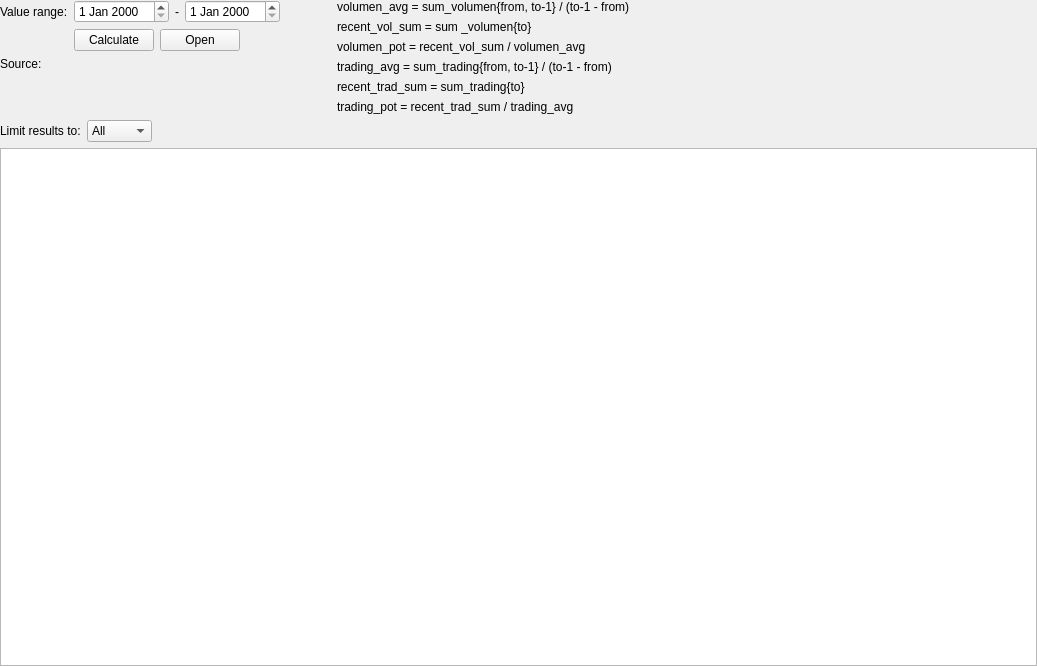
<?xml version="1.0" encoding="UTF-8"?>
<ui version="4.0">
 <class>Volumen</class>
 <widget class="QWidget" name="Volumen">
  <property name="geometry">
   <rect>
    <x>0</x>
    <y>0</y>
    <width>1037</width>
    <height>666</height>
   </rect>
  </property>
  <property name="windowTitle">
   <string>Volumen</string>
  </property>
  <layout class="QVBoxLayout" name="verticalLayout" stretch="0,0,1">
   <property name="leftMargin">
    <number>0</number>
   </property>
   <property name="topMargin">
    <number>0</number>
   </property>
   <property name="rightMargin">
    <number>0</number>
   </property>
   <property name="bottomMargin">
    <number>0</number>
   </property>
   <item>
    <layout class="QHBoxLayout" name="horizontalLayout" stretch="0,1">
     <item>
      <layout class="QFormLayout" name="formLayout">
       <item row="1" column="0">
        <widget class="QLabel" name="label">
         <property name="text">
          <string>Value range:</string>
         </property>
        </widget>
       </item>
       <item row="1" column="1">
        <layout class="QVBoxLayout" name="verticalLayout_2">
         <item>
          <layout class="QHBoxLayout" name="horizontalLayout_6">
           <item>
            <widget class="QDateEdit" name="fromDE"/>
           </item>
           <item>
            <widget class="QLabel" name="label_6">
             <property name="text">
              <string>-</string>
             </property>
             <property name="alignment">
              <set>Qt::AlignCenter</set>
             </property>
            </widget>
           </item>
           <item>
            <widget class="QDateEdit" name="toDE"/>
           </item>
           <item>
            <spacer name="horizontalSpacer_6">
             <property name="orientation">
              <enum>Qt::Horizontal</enum>
             </property>
             <property name="sizeHint" stdset="0">
              <size>
               <width>40</width>
               <height>20</height>
              </size>
             </property>
            </spacer>
           </item>
          </layout>
         </item>
        </layout>
       </item>
       <item row="2" column="1">
        <layout class="QHBoxLayout" name="horizontalLayout_3">
         <item>
          <widget class="QPushButton" name="calculatePB">
           <property name="text">
            <string>Calculate</string>
           </property>
          </widget>
         </item>
         <item>
          <widget class="QPushButton" name="openPB">
           <property name="text">
            <string>Open</string>
           </property>
          </widget>
         </item>
         <item>
          <spacer name="horizontalSpacer">
           <property name="orientation">
            <enum>Qt::Horizontal</enum>
           </property>
           <property name="sizeHint" stdset="0">
            <size>
             <width>40</width>
             <height>20</height>
            </size>
           </property>
          </spacer>
         </item>
        </layout>
       </item>
       <item row="3" column="0">
        <widget class="QLabel" name="label_5">
         <property name="text">
          <string>Source:</string>
         </property>
        </widget>
       </item>
       <item row="3" column="1">
        <widget class="QLabel" name="sourceLabel">
         <property name="text">
          <string/>
         </property>
        </widget>
       </item>
      </layout>
     </item>
     <item>
      <layout class="QVBoxLayout" name="verticalLayout_3">
       <property name="leftMargin">
        <number>11</number>
       </property>
       <item>
        <widget class="QLabel" name="label_7">
         <property name="text">
          <string>volumen_avg = sum_volumen{from, to-1} / (to-1 - from)</string>
         </property>
        </widget>
       </item>
       <item>
        <widget class="QLabel" name="label_9">
         <property name="text">
          <string>recent_vol_sum = sum _volumen{to}</string>
         </property>
        </widget>
       </item>
       <item>
        <widget class="QLabel" name="label_10">
         <property name="text">
          <string>volumen_pot = recent_vol_sum / volumen_avg</string>
         </property>
        </widget>
       </item>
       <item>
        <widget class="QLabel" name="label_2">
         <property name="text">
          <string>trading_avg = sum_trading{from, to-1} / (to-1 - from)</string>
         </property>
        </widget>
       </item>
       <item>
        <widget class="QLabel" name="label_3">
         <property name="text">
          <string>recent_trad_sum = sum_trading{to}</string>
         </property>
        </widget>
       </item>
       <item>
        <widget class="QLabel" name="label_4">
         <property name="text">
          <string>trading_pot = recent_trad_sum / trading_avg</string>
         </property>
        </widget>
       </item>
      </layout>
     </item>
    </layout>
   </item>
   <item>
    <layout class="QHBoxLayout" name="horizontalLayout_4">
     <item>
      <widget class="QLabel" name="label_8">
       <property name="text">
        <string>Limit results to:</string>
       </property>
      </widget>
     </item>
     <item>
      <widget class="QComboBox" name="limitResultsCB">
       <item>
        <property name="text">
         <string>All</string>
        </property>
       </item>
       <item>
        <property name="text">
         <string>Favs</string>
        </property>
       </item>
       <item>
        <property name="text">
         <string>Wallet</string>
        </property>
       </item>
      </widget>
     </item>
     <item>
      <spacer name="horizontalSpacer_4">
       <property name="orientation">
        <enum>Qt::Horizontal</enum>
       </property>
       <property name="sizeHint" stdset="0">
        <size>
         <width>40</width>
         <height>20</height>
        </size>
       </property>
      </spacer>
     </item>
    </layout>
   </item>
   <item>
    <widget class="ToolStockTable" name="dataTable"/>
   </item>
  </layout>
 </widget>
 <customwidgets>
  <customwidget>
   <class>ToolStockTable</class>
   <extends>QTableView</extends>
   <header>stockmonitor.gui.widget.stocktable</header>
  </customwidget>
 </customwidgets>
 <resources/>
 <connections/>
</ui>
